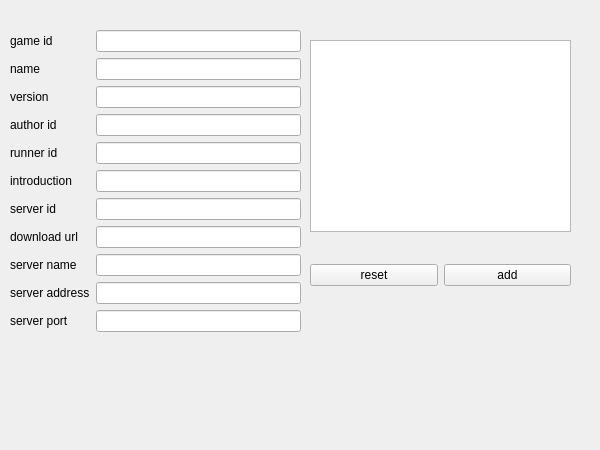
<?xml version="1.0" encoding="UTF-8"?>
<ui version="4.0">
 <class>JFormAddGame</class>
 <widget class="QWidget" name="JFormAddGame">
  <property name="geometry">
   <rect>
    <x>0</x>
    <y>0</y>
    <width>600</width>
    <height>450</height>
   </rect>
  </property>
  <property name="windowTitle">
   <string>add game</string>
  </property>
  <widget class="QWidget" name="formLayoutWidget_2">
   <property name="geometry">
    <rect>
     <x>10</x>
     <y>30</y>
     <width>291</width>
     <height>370</height>
    </rect>
   </property>
   <layout class="QFormLayout" name="formLayout_3">
    <item row="0" column="0">
     <widget class="QLabel" name="lab_gameid">
      <property name="text">
       <string>game id</string>
      </property>
     </widget>
    </item>
    <item row="1" column="0">
     <widget class="QLabel" name="lab_name">
      <property name="text">
       <string>name</string>
      </property>
     </widget>
    </item>
    <item row="2" column="0">
     <widget class="QLabel" name="lab_version">
      <property name="text">
       <string>version</string>
      </property>
     </widget>
    </item>
    <item row="3" column="0">
     <widget class="QLabel" name="lab_authorid">
      <property name="text">
       <string>author id</string>
      </property>
     </widget>
    </item>
    <item row="4" column="0">
     <widget class="QLabel" name="lab_runnerid">
      <property name="text">
       <string>runner id</string>
      </property>
     </widget>
    </item>
    <item row="5" column="0">
     <widget class="QLabel" name="lab_intro">
      <property name="text">
       <string>introduction</string>
      </property>
     </widget>
    </item>
    <item row="6" column="0">
     <widget class="QLabel" name="lab_serverid">
      <property name="text">
       <string>server id</string>
      </property>
     </widget>
    </item>
    <item row="7" column="0">
     <widget class="QLabel" name="lab_url">
      <property name="text">
       <string>download url</string>
      </property>
     </widget>
    </item>
    <item row="8" column="0">
     <widget class="QLabel" name="lab_servername">
      <property name="text">
       <string>server name</string>
      </property>
     </widget>
    </item>
    <item row="9" column="0">
     <widget class="QLabel" name="lab_server_addr">
      <property name="text">
       <string>server address</string>
      </property>
     </widget>
    </item>
    <item row="10" column="0">
     <widget class="QLabel" name="lab_server_port">
      <property name="text">
       <string>server port</string>
      </property>
     </widget>
    </item>
    <item row="0" column="1">
     <widget class="QLineEdit" name="edt_gameid"/>
    </item>
    <item row="1" column="1">
     <widget class="QLineEdit" name="edt_gamename"/>
    </item>
    <item row="2" column="1">
     <widget class="QLineEdit" name="edt_version"/>
    </item>
    <item row="3" column="1">
     <widget class="QLineEdit" name="edt_authorid"/>
    </item>
    <item row="4" column="1">
     <widget class="QLineEdit" name="edt_runnerid"/>
    </item>
    <item row="6" column="1">
     <widget class="QLineEdit" name="edt_serverid"/>
    </item>
    <item row="5" column="1">
     <widget class="QLineEdit" name="edt_intro"/>
    </item>
    <item row="7" column="1">
     <widget class="QLineEdit" name="edt_downloadurl"/>
    </item>
    <item row="8" column="1">
     <widget class="QLineEdit" name="edt_servername"/>
    </item>
    <item row="9" column="1">
     <widget class="QLineEdit" name="edt_server_addr"/>
    </item>
    <item row="10" column="1">
     <widget class="QLineEdit" name="edt_server_port"/>
    </item>
   </layout>
  </widget>
  <widget class="QTextBrowser" name="txt_msg_add_game">
   <property name="geometry">
    <rect>
     <x>310</x>
     <y>40</y>
     <width>261</width>
     <height>192</height>
    </rect>
   </property>
  </widget>
  <widget class="QWidget" name="horizontalLayoutWidget_2">
   <property name="geometry">
    <rect>
     <x>310</x>
     <y>250</y>
     <width>261</width>
     <height>51</height>
    </rect>
   </property>
   <layout class="QHBoxLayout" name="horizontalLayout_2">
    <item>
     <widget class="QPushButton" name="btn_game_reset">
      <property name="text">
       <string>reset</string>
      </property>
     </widget>
    </item>
    <item>
     <widget class="QPushButton" name="btn_game_add">
      <property name="text">
       <string>add</string>
      </property>
     </widget>
    </item>
   </layout>
  </widget>
 </widget>
 <tabstops>
  <tabstop>edt_gameid</tabstop>
  <tabstop>edt_gamename</tabstop>
  <tabstop>edt_version</tabstop>
  <tabstop>edt_authorid</tabstop>
  <tabstop>edt_runnerid</tabstop>
  <tabstop>edt_intro</tabstop>
  <tabstop>edt_serverid</tabstop>
  <tabstop>edt_downloadurl</tabstop>
  <tabstop>edt_servername</tabstop>
  <tabstop>edt_server_addr</tabstop>
  <tabstop>edt_server_port</tabstop>
  <tabstop>txt_msg_add_game</tabstop>
  <tabstop>btn_game_reset</tabstop>
  <tabstop>btn_game_add</tabstop>
 </tabstops>
 <resources/>
 <connections/>
</ui>
